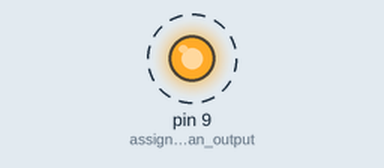
Recording of a sketch running on a simulated Arduino Uno, built with avr-gcc and run on an emulated ATmega328P. On the bench: output pins drawn as LEDs (lit = HIGH). Dashed ring = blinking. What the sketch prints to the serial monitor is not drawn.

Above: at 0.5 s.
Timing chart, 0 to 4.6 s (numbered marks = the images above):
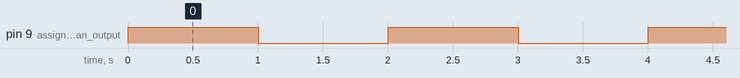

Measured:
- by itself, pin 9 (assign_pin_9_as_an_output): alternates HIGH for 1.0 s and LOW for 1.0 s

The sketch:

Activity_5_-_HelloWorld2.ino
```cpp
// Activity 5:  HelloWorld2
// Hello World2
// This program flashes an LED and displays the LED state in the serial monitor
// connect pin 9 of microcontroller to anode of LED
// connect cathode of LED to a 1000 ohm resistor
// connect the other end of the 1000 ohm resistor to ground

void setup() {
  // put your setup code here, to run once:
  pinMode(9,OUTPUT);              // assign pin 9 as an output
  Serial.begin(9600);             // setup the serial port for communication to the monitor
  Serial.println("Starting HelloWorld2");
}

void loop() {
  // put your main code here, to run repeatedly:

  // turn LED on for one second
  digitalWrite(9, HIGH);          // set output high. This will turn LED on
  Serial.println("LED ON");       // display status to serial monitor
  delay(1000);                    // wait one second

  // turn LED off for one second
  digitalWrite(9, LOW);           // set output low. This will turn LED off
  Serial.println("LED OFF");      // display status to serial monitor
  delay(1000);                    // wait one second

}
```
